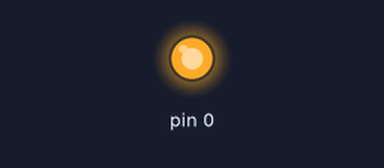
A sketch run on a simulated Arduino Uno, built with avr-gcc and run on an emulated ATmega328P. On the bench: output pins drawn as LEDs (lit = HIGH). Random numbers use the default seed unless the sketch sets one.

Above: at 0.3 s.
At 38.78 s:
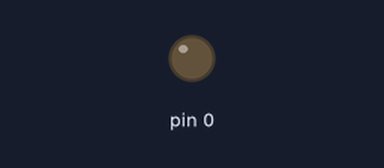
Timing chart, 0 to 40.0 s (numbered marks = the images above):
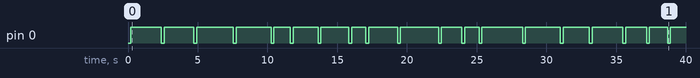

Measured:
- by itself, pin 0: LOW → HIGH at 0.20 s, → LOW 2.2 s later, → HIGH 0.20 s later, → LOW 2.1 s later, … (37 changes in this stretch)

The sketch:

03_blink_2cores.ino
```cpp
int myLED;

void setup() {

  randomSeed(analogRead(0));

  #ifdef CORE_CM7
    bootM4();
    myLED = LEDB; // built-in blue LED
  #endif

  #ifdef CORE_CM4
    myLED = LEDR; // built-in greeen LED
  #endif

  pinMode(myLED, OUTPUT);
}

void loop() {
  digitalWrite(myLED, LOW); // turn the LED on
  delay(200); // wait for 200 ms
  digitalWrite(myLED, HIGH); // turn the LED off
  delay(random(1000, 3000)); // wait for a random amount of time between 1 and 3 seconds.
} 
```
